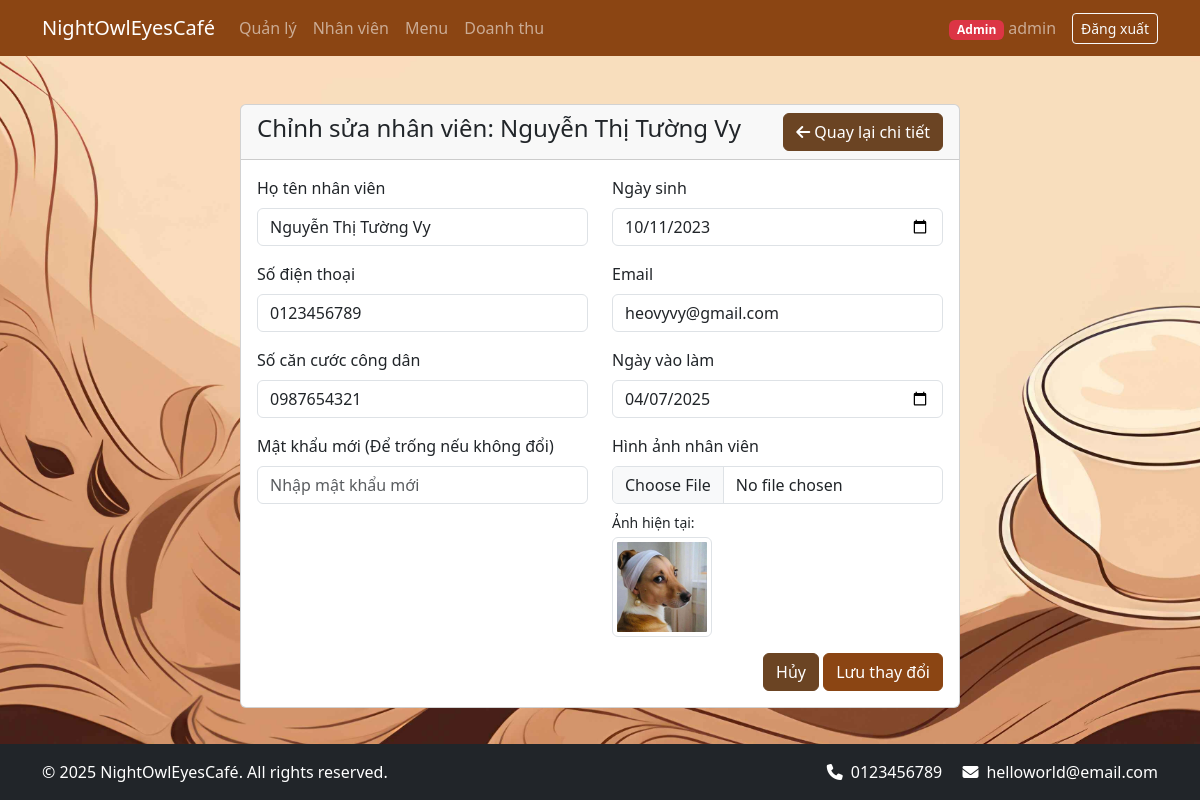
Page /nhanvien/edit?id=3 (signed in) on the committed database.
### tables this page shows
CREATE TABLE IF NOT EXISTS `users` (
  `id` int NOT NULL AUTO_INCREMENT,
  `username` varchar(50) NOT NULL,
  `password` varchar(255) NOT NULL,
  `role` enum('admin','staff') NOT NULL,
  `staff_id` varchar(10) DEFAULT NULL,
  `created_at` timestamp NULL DEFAULT CURRENT_TIMESTAMP,
  PRIMARY KEY (`id`),
  UNIQUE KEY `username` (`username`)
);

CREATE TABLE IF NOT EXISTS `staff` (
  `id` int NOT NULL AUTO_INCREMENT,
  `staff_id` varchar(10) NOT NULL,
  `name` varchar(100) NOT NULL,
  `dob` date NOT NULL,
  `phone` varchar(15) NOT NULL,
  `email` varchar(100) NOT NULL,
  `id_card` varchar(20) NOT NULL,
  `image` varchar(255) DEFAULT NULL,
  `hire_date` date NOT NULL,
  `created_at` timestamp NULL DEFAULT CURRENT_TIMESTAMP,
  PRIMARY KEY (`id`),
  UNIQUE KEY `staff_id` (`staff_id`),
  UNIQUE KEY `id_card` (`id_card`)
);

### controllers/BaseController.php (called while the page is built, shortened)
<?php
class BaseController {
    public function __construct() {
        $database = new Database();
        $this->db = $database->getConnection();
    }
    protected function render($view, $data = []) {
        extract($data);
        include_once 'views/layouts/header.php';
        include_once "views/$view.php";
        include_once 'views/layouts/footer.php';
    }
}
?>

### config/database.php (called while the page is built, shortened)
<?php
class Database {
    private $host = DB_HOST;
    private $db_name = DB_NAME;
    private $username = DB_USER;
    private $password = DB_PASS;
    public function getConnection() {
        $this->conn = null;
        try {
            $this->conn = new PDO("mysql:host=" . $this->host . ";dbname=" . $this->db_name, $this->username, $this->password);
            $this->conn->setAttribute(PDO::ATTR_ERRMODE, PDO::ERRMODE_EXCEPTION);
            $this->conn->exec("set names utf8");
        } catch(PDOException $e) {
            echo "Connection error: " . $e->getMessage();
        }
        return $this->conn;
    }
}
?>

### models/StaffModel.php (called while the page is built, shortened)
<?php
class StaffModel {
    private $db;
    public function __construct($db) {
        $this->db = $db;
    }
    public function getStaffById($id) {
        $query = "SELECT s.*, u.username
                 FROM staff s
                 LEFT JOIN users u ON s.staff_id = u.staff_id
                 WHERE s.id = ?";
        $stmt = $this->db->prepare($query);
        $stmt->execute([$id]);
        return $stmt->fetch(PDO::FETCH_ASSOC);
    }
}

### views/nhanvien_edit.php (the view, shortened to what this page needs)
<?php require_once 'layouts/header.php'; ?>
<div class="container mt-4">
    <div class="row">
        <div class="col-md-8 mx-auto">
            <div class="card">
                <div class="card-header d-flex justify-content-between align-items-center">
                    <h4>Chỉnh sửa nhân viên: <?= htmlspecialchars($staff['name']) ?></h4>
                    <a href="<?= BASE_URL ?>/nhanvien/detail?id=<?= $staff['id'] ?>" class="btn btn-secondary">
                        <i class="fas fa-arrow-left"></i> Quay lại chi tiết
                    </a>
                </div>
                <div class="card-body">
                    <form action="<?= BASE_URL ?>/nhanvien/edit" method="POST" enctype="multipart/form-data">
                        <div class="row">
                            <div class="col-md-6 mb-3">
                                <label for="name" class="form-label">Họ tên nhân viên</label>
                                <input type="text" class="form-control" id="name" name="name" value="<?= htmlspecialchars($staff['name']) ?>" required>
                            </div>
                            <div class="col-md-6 mb-3">
                                <label for="dob" class="form-label">Ngày sinh</label>
                                <input type="date" class="form-control" id="dob" name="dob" value="<?= htmlspecialchars($staff['dob']) ?>" required>
                            </div>
                        </div>
                        <div class="row">
                            <div class="col-md-6 mb-3">
                                <label for="phone" class="form-label">Số điện thoại</label>
                                <input type="tel" class="form-control" id="phone" name="phone" value="<?= htmlspecialchars($staff['phone']) ?>" required>
                            </div>
                            <div class="col-md-6 mb-3">
                                <label for="email" class="form-label">Email</label>
                                <input type="email" class="form-control" id="email" name="email" value="<?= htmlspecialchars($staff['email']) ?>" required>
                            </div>
                        </div>
                        <div class="row">
                            <div class="col-md-6 mb-3">
                                <label for="id_card" class="form-label">Số căn cước công dân</label>
                                <input type="text" class="form-control" id="id_card" name="id_card" value="<?= htmlspecialchars($staff['id_card']) ?>" required>
                            </div>
                            <div class="col-md-6 mb-3">
                                <label for="hire_date" class="form-label">Ngày vào làm</label>
                                <input type="date" class="form-control" id="hire_date" name="hire_date" value="<?= htmlspecialchars($staff['hire_date']) ?>" required>
                            </div>
                        </div>
                        <div class="row">
                            <div class="col-md-6 mb-3">
                                <label for="password" class="form-label">Mật khẩu mới (Để trống nếu không đổi)</label>
                                <input type="password" class="form-control" id="password" name="password" placeholder="Nhập mật khẩu mới">
                            </div>
                            <div class="col-md-6 mb-3">
                                <label for="image" class="form-label">Hình ảnh nhân viên</label>
                                <input type="file" class="form-control" id="image" name="image" accept="image/*">
                                <?php if ($staff['image']): ?>
                                    <div class="mt-2">
                                        <p class="mb-1 small">Ảnh hiện tại:</p>
                                        <img src="<?= BASE_URL ?>/uploads/staff/<?= htmlspecialchars($staff['image']) ?>"
                                             class="img-thumbnail"
                                             style="max-height: 100px;">
                                    </div>
                                <?php else: ?>
                                    <p class="mt-2 mb-1 small">Chưa có ảnh.</p>
                                <?php endif; ?>
                            </div>
                        </div>
                        <div class="text-end">
                            <a href="<?= BASE_URL ?>/nhanvien/detail?id=<?= $staff['id'] ?>" class="btn btn-secondary">Hủy</a>
                            <button type="submit" class="btn btn-primary">Lưu thay đổi</button>
                        </div>
                    </form>
                </div>
            </div>
        </div>
    </div>
</div>
<?php require_once 'layouts/footer.php'; ?>

### rows in the picture
users: staff.name "Nguyễn Thị Tường Vy", name "Nguyễn Thị Tường Vy", dob "10/11/2023", phone "0123456789", email "heovyvy@gmail.com", id_card "0987654321", hire_date "04/07/2025", staff.image (picture)

### other values in the picture
APP_NAME "NightOwlEyesCafé"
$_SESSION['username'] "admin"
CAFE_PHONE "0123456789"
CAFE_EMAIL "helloworld@email.com"
